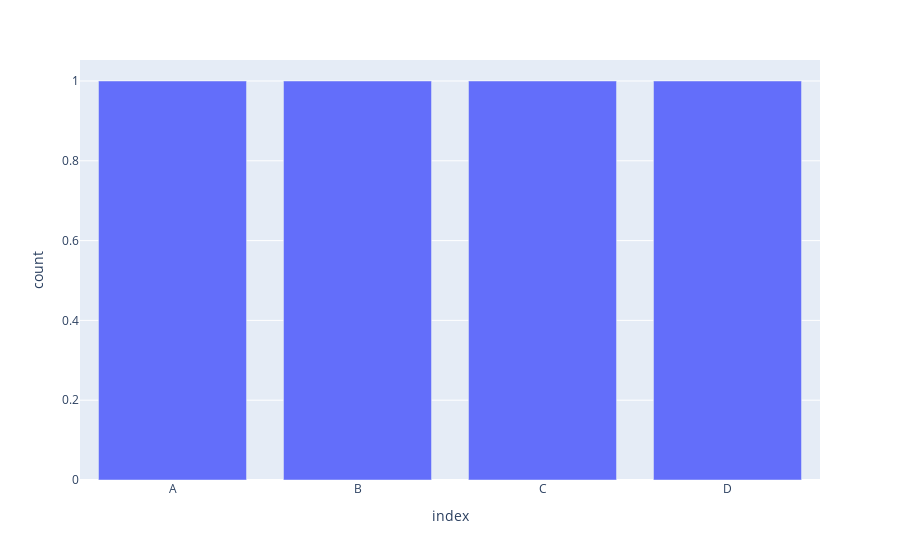

Write notebook code for a chart like this one.
### Code cell
# df.count().iplot(kind='bar')
px.bar(df.count().reset_index(), x='index', y=df.count().name)

### Figure 1 — Plotly figure (JSON) as saved in the notebook; plotly's stock layout.template omitted (floating-point values rounded to 4 significant figures)
{"data": [{"hovertemplate": "index=%{x}<br>count=%{y}<extra></extra>", "legendgroup": "", "marker": {"color": "#636efa", "pattern": {"shape": ""}}, "name": "", "orientation": "v", "showlegend": false, "textposition": "auto", "type": "bar", "x": ["A", "B", "C", "D"], "xaxis": "x", "y": [1, 1, 1, 1], "yaxis": "y"}], "layout": {"barmode": "relative", "legend": {"tracegroupgap": 0}, "margin": {"t": 60}, "xaxis": {"anchor": "y", "domain": [0, 1], "title": {"text": "index"}}, "yaxis": {"anchor": "x", "domain": [0, 1], "title": {"text": "count"}}}}
